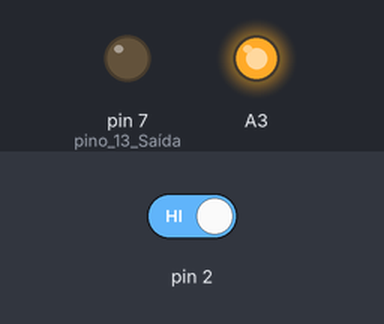
This sketch was run on a simulated Arduino Uno, built with avr-gcc and run on an emulated ATmega328P. Parts: output pins drawn as LEDs (lit = HIGH). Dashed ring = blinking. Inputs (shaded band) come from the test bench; at power-on: pin 2 HIGH. What the sketch prints to the serial monitor is not drawn.

Above: at 1.2 s.
1.3 s: pin 2 driven LOW
At 1.7 s:
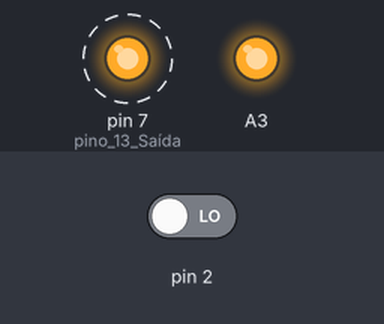
4.3 s: pin 2 driven HIGH
At 5.3 s:
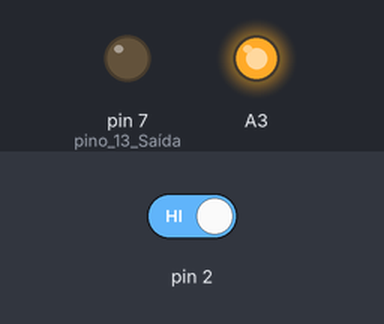
Timing chart, 0 to 7.3 s (numbered marks = the images above; inputs shaded):
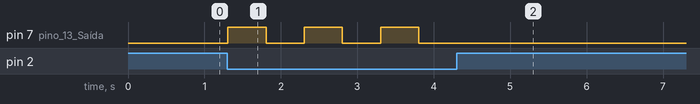

Measured:
- after the input at 1.3 s, pin 7 (pino_13_Saída): alternates HIGH for 0.50 s and LOW for 0.50 s, starting at once
- after the input at 4.3 s, pin 7 (pino_13_Saída): stops changing and stays LOW

The sketch:

Registradores.ino
```cpp
//Arduino UNO
//PORTB: PB0 a PB5 (8 a 13)
//PORTC: PC0 a PC5 (A0 a A5)
//PORTD: PD0 a PD7 (0 a 7)
//pino 7 é PD7   DDRD |=(1 << DDD7); igual a  pinMode(7, OUTPUT);
//pino 13 é PB5  DDRB |=(1 << DDB5);
#define F_CPU 16000000UL
#include <avr/io.h>
#include <util/delay.h>

#define SetBit(RES, BIT)(RES |= (1 << BIT))   // Por BIT em nível alto
#define ClrBit(RES, BIT)(RES &= ~ (1 << BIT)) // Por BIT em nível baixo
#define TstBit(RES, BIT)(RES &  (1 << BIT)) // testar BIT, retorna 0 ou 1
#define CplBit(RES, BIT)(RES ^= (1 << BIT)) // Inverter estado do BIT

void setup() {
  ////  DDRB |= (1 << DDB5); //pino PB5 13 Saída
  ClrBit(DDRD, PD2);//pino d2 como entrada
  SetBit(DDRD, PD7);  //Pino 7 como saída.
  Serial.begin(9600);
  //  pinMode(7,OUTPUT);  //pino 13 Saída
  pinMode(A3, OUTPUT);
  //  pinMode(2,INPUT);
  digitalWrite(A3, HIGH);
}
void loop() {
  ////PORTB |= (1 << PB5); //nivel alto(liga led)
  if (TstBit(PIND, PD2) == false) {
    digitalWrite(7, HIGH); //nivel alto(liga led)
    delay(500);
    ////PORTB &= ~ (1 << PB5); //nivel baixo(desliga led)
    digitalWrite(7, LOW); //nivel baixo(desliga led)
    delay(500);
  }
  Serial.println(digitalRead(2));
  Serial.println(TstBit(PIND,PD2));


}
```
